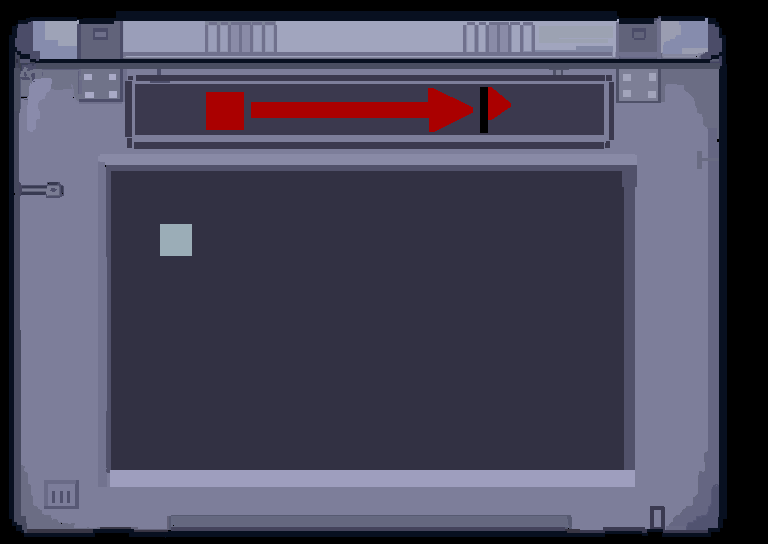

A 2D game scene composited from a Tiled map and its tileset images. What follows is a short description and the map's XML, with each tile layer's data collapsed to a summary:
An orthogonal 24x17 tile map with 32x32 px tiles, 3 tile layers (CapaFin, Capa1, capaInicio), 3 tilesets and 376 objects.

<map version="1.10" tiledversion="1.11.0" orientation="orthogonal" renderorder="right-down" width="24" height="17" tilewidth="32" tileheight="32" infinite="0" nextlayerid="8" nextobjectid="469">
 <tileset firstgid="1" name="base" tilewidth="32" tileheight="32" tilecount="408" columns="24">
  <image source="base_lab.png" width="768" height="544" />
 </tileset>
 <tileset firstgid="409" name="laberinto" tilewidth="32" tileheight="32" tilecount="408" columns="24">
  <image source="laberinto.png" width="768" height="544" />
 </tileset>
 <tileset firstgid="817" name="figuras" tilewidth="32" tileheight="32" tilecount="408" columns="24">
  <image source="figuras.png" width="768" height="544" />
 </tileset>
 <objectgroup id="5" name="base">
  <object id="308" gid="150" x="524.5" y="288.25" width="32" height="32" />
  <object id="309" gid="150" x="513.455" y="259.818" width="32" height="32" />
  <object id="310" gid="150" x="528.727" y="259.455" width="32" height="32" />
  <object id="313" gid="150" x="513.455" y="289.818" width="32" height="32" />
  <object id="314" gid="150" x="513.125" y="320.375" width="32" height="32" />
  <object id="315" gid="150" x="513.25" y="328.875" width="32" height="32" />
  <object id="316" gid="150" x="528.125" y="329.25" width="32" height="32" />
  <object id="317" gid="150" x="528" y="319.25" width="32" height="32" />
  <object id="318" gid="150" x="528.375" y="289.25" width="32" height="32" />
  <object id="319" gid="150" x="528.375" y="306.75" width="32" height="32" />
  <object id="320" gid="150" x="528.75" y="289.75" width="32" height="32" />
  <object id="321" gid="150" x="539.875" y="359.875" width="32" height="32" />
  <object id="322" gid="150" x="539.625" y="365.75" width="32" height="32" />
  <object id="323" gid="150" x="512" y="389.75" width="32" height="32" />
  <object id="324" gid="150" x="529.375" y="390.375" width="32" height="32" />
  <object id="325" gid="150" x="559" y="391.875" width="32" height="32" />
  <object id="326" gid="150" x="565.75" y="391.375" width="32" height="32" />
  <object id="327" gid="150" x="446" y="224.75" width="32" height="32" />
  <object id="328" gid="150" x="447.25" y="235.75" width="32" height="32" />
  <object id="329" gid="150" x="447" y="246.5" width="32" height="32" />
  <object id="330" gid="150" x="446.75" y="276.5" width="32" height="32" />
  <object id="331" gid="150" x="446.75" y="306.5" width="32" height="32" />
  <object id="332" gid="150" x="447.25" y="331.25" width="32" height="32" />
  <object id="333" gid="150" x="385.5" y="283" width="32" height="32" />
  <object id="334" gid="150" x="384" y="257.5" width="32" height="32" />
  <object id="335" gid="150" x="353.25" y="253.75" width="32" height="32" />
  <object id="336" gid="150" x="322.25" y="251.75" width="32" height="32" />
  <object id="337" gid="150" x="308.5" y="225" width="32" height="32" />
  <object id="338" gid="150" x="308.25" y="250.5" width="32" height="32" />
  <object id="339" gid="150" x="309.091" y="319.636" width="32" height="32" />
  <object id="340" gid="150" x="325.273" y="320" width="32" height="32" />
  <object id="341" gid="150" x="309.455" y="337.091" width="32" height="32" />
  <object id="342" gid="150" x="320.364" y="337.818" width="32" height="32" />
  <object id="343" gid="150" x="352" y="342.364" width="32" height="32" />
  <object id="344" gid="150" x="366" y="371.25" width="32" height="32" />
  <object id="345" gid="150" x="365.5" y="399.5" width="32" height="32" />
  <object id="346" gid="150" x="365.75" y="430.25" width="32" height="32" />
  <object id="347" gid="150" x="384.25" y="424" width="32" height="32" />
  <object id="348" gid="150" x="383.5" y="429.75" width="32" height="32" />
  <object id="349" gid="150" x="384.75" y="438" width="32" height="32" />
  <object id="350" gid="150" x="366" y="437.75" width="32" height="32" />
  <object id="351" gid="150" x="446.25" y="388" width="32" height="32" />
  <object id="352" gid="150" x="410.25" y="388.25" width="32" height="32" />
  <object id="353" gid="150" x="237.5" y="262.5" width="32" height="32" />
  <object id="354" gid="150" x="239.5" y="262.75" width="32" height="32" />
  <object id="355" gid="150" x="239.25" y="262.75" width="32" height="32" />
  <object id="356" gid="150" x="240.5" y="275.5" width="32" height="32" />
  <object id="357" gid="150" x="240.75" y="261" width="32" height="32" />
  <object id="358" gid="150" x="225.75" y="275.75" width="32" height="32" />
  <object id="359" gid="249" x="197.818" y="286.545" width="32" height="32" />
  <object id="360" gid="249" x="182.727" y="289.091" width="32" height="32" />
  <object id="361" gid="249" x="159.091" y="283.091" width="32" height="32" />
  <object id="362" gid="249" x="148.909" y="283.273" width="32" height="32" />
  <object id="363" gid="249" x="139.667" y="341.333" width="32" height="32" />
  <object id="364" gid="249" x="171.333" y="339.333" width="32" height="32" />
  <object id="365" gid="249" x="197.667" y="339.333" width="32" height="32" />
  <object id="366" gid="249" x="228" y="340.333" width="32" height="32" />
  <object id="367" gid="249" x="244.333" y="342.333" width="32" height="32" />
  <object id="368" gid="249" x="174" y="403" width="32" height="32" />
  <object id="369" gid="249" x="199.667" y="404" width="32" height="32" />
  <object id="370" gid="249" x="212.333" y="404.667" width="32" height="32" />
  <object id="371" gid="249" x="210" y="427" width="32" height="32" />
  <object id="372" gid="249" x="210" y="438" width="32" height="32" />
  <object id="373" gid="249" x="242.909" y="403.818" width="32" height="32" />
  <object id="374" gid="249" x="274" y="405.636" width="32" height="32" />
  <object id="375" gid="249" x="297.091" y="403.818" width="32" height="32" />
  <object id="376" gid="249" x="136" y="223.25" width="32" height="32" />
  <object id="377" gid="249" x="157" y="222.5" width="32" height="32" />
  <object id="378" gid="249" x="171.25" y="223" width="32" height="32" />
  <object id="381" gid="249" x="128.364" y="223.818" width="32" height="32" />
  <object id="382" gid="249" x="128.545" y="256.364" width="32" height="32" />
  <object id="383" gid="249" x="128.727" y="287.818" width="32" height="32" />
  <object id="384" gid="249" x="128.727" y="318.182" width="32" height="32" />
  <object id="385" gid="249" x="128.545" y="323.091" width="32" height="32" />
  <object id="386" gid="249" x="128.125" y="353.375" width="32" height="32" />
  <object id="387" gid="249" x="128.75" y="383.75" width="32" height="32" />
  <object id="388" gid="249" x="128.75" y="414.5" width="32" height="32" />
  <object id="389" gid="249" x="129.25" y="437.5" width="32" height="32" />
  <object id="390" gid="249" x="128.375" y="384.5" width="32" height="32" />
  <object id="391" gid="249" x="128.125" y="384.5" width="32" height="32" />
  <object id="392" gid="249" x="128.125" y="416.5" width="32" height="32" />
  <object id="393" gid="249" x="128.5" y="437.75" width="32" height="32" />
  <object id="394" gid="249" x="129.091" y="245.636" width="32" height="32" />
  <object id="395" gid="249" x="128" y="222.364" width="32" height="32" />
  <object id="396" gid="249" x="167.455" y="223.273" width="32" height="32" />
  <object id="397" gid="249" x="128.5" y="449.25" width="32" height="32" />
  </objectgroup>
 <layer id="7" name="CapaFin" width="24" height="17">
  <data>[408 cells, 4 non-empty, 1 distinct tile ids]</data>
 </layer>
 <layer id="1" name="Capa1" width="24" height="17">
  <data>[408 cells, 391 non-empty, 391 distinct tile ids]</data>
 </layer>
 <objectgroup id="2" name="laberinto">
  <!-- 237 objects omitted --></objectgroup>
 <objectgroup id="3" name="cuadrado">
  <!-- 18 objects omitted --></objectgroup>
 <layer id="6" name="capaInicio" width="24" height="17">
  <data>[408 cells, 1 non-empty, 1 distinct tile ids]</data>
 </layer>
</map>
<!-- 290 of 376 objects omitted -->